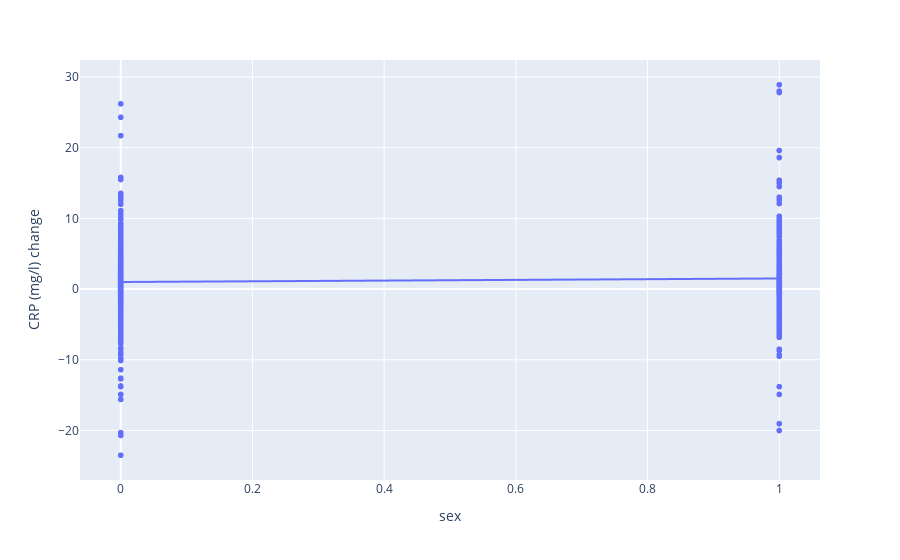

The code cell stored with this chart in its notebook:
### Code cell
df_graph = df_wide[['id', 'timepoint', 'fasting duration (days)','CRP (mg/l) change' , 'sex']].query("timepoint == 0")
px.scatter(df_graph, x='sex', y='CRP (mg/l) change', trendline="ols")
# df_graph[["fasting duration (days)", 'BMI (kg/m²) change']].corr(method = "spearman")

### Figure 1 — Plotly figure (JSON) as saved in the notebook; plotly's stock layout.template omitted (floating-point values rounded to 4 significant figures; data arrays with more than 128 entries replaced by an {"elided": "..."} marker saying what was removed)
{"data": [{"hovertemplate": "sex=%{x}<br>CRP (mg/l) change=%{y}<extra></extra>", "legendgroup": "", "marker": {"color": "#636efa", "symbol": "circle"}, "mode": "markers", "name": "", "showlegend": false, "type": "scattergl", "x": {"elided": "1422 int values"}, "xaxis": "x", "y": {"elided": "1422 float values"}, "yaxis": "y"}, {"hovertemplate": "<b>OLS trendline</b><br>CRP (mg/l) change = 0.496886 * sex + 1.00325<br>R<sup>2</sup>=0.003541<br><br>sex=%{x}<br>CRP (mg/l) change=%{y} <b>(trend)</b><extra></extra>", "legendgroup": "", "marker": {"color": "#636efa", "symbol": "circle"}, "mode": "lines", "name": "", "showlegend": false, "type": "scattergl", "x": {"elided": "1406 int values"}, "xaxis": "x", "y": {"elided": "1406 float values"}, "yaxis": "y"}], "layout": {"legend": {"tracegroupgap": 0}, "margin": {"t": 60}, "xaxis": {"anchor": "y", "domain": [0, 1], "title": {"text": "sex"}}, "yaxis": {"anchor": "x", "domain": [0, 1], "title": {"text": "CRP (mg/l) change"}}}}
